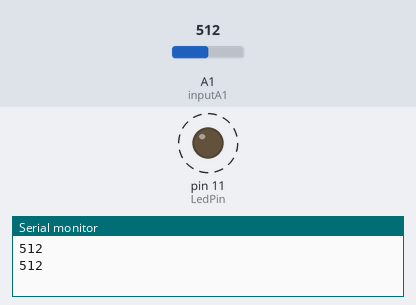
Bench run of a sketch on a simulated Arduino Uno, built with avr-gcc and run on an emulated ATmega328P. Shown: output pins drawn as LEDs (lit = HIGH), the last lines printed to the serial monitor. Dashed ring = blinking. The inputs (shaded band) are chosen by the test bench; at power-on: A1 (inputA1) = 512.

Above: at 1.9 s.
2.0 s: A1 (inputA1) set to 122
At 2.71 s:
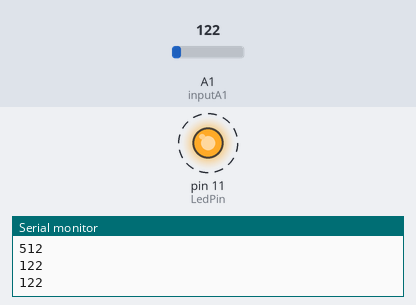
5.5 s: A1 (inputA1) set to 0
At 5.76 s:
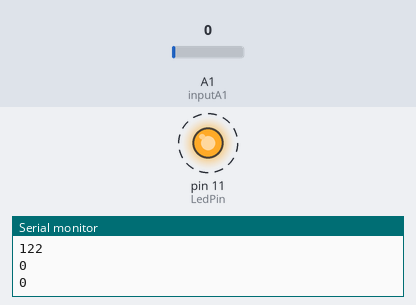
Timing chart, 0 to 15.0 s (numbered marks = the images above; inputs shaded):
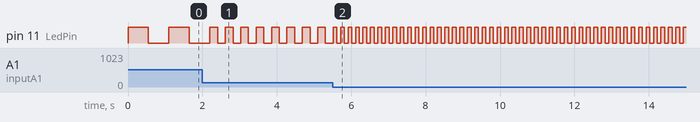

The sketch:

sketch_sep28b_284p_2.ino
```cpp
int LedPin = 11;
int inputA1 = A1;

void setup() {
  pinMode(LedPin, OUTPUT);
  pinMode(inputA1, INPUT);
  Serial.begin(9600);
}

void loop() {
  int a = analogRead(inputA1);

  Serial.println(a);

  int delaytime = map(a, 0, 1023, 100, 1000);

  digitalWrite(LedPin, HIGH);
  delay(delaytime);
  digitalWrite(LedPin, LOW);
  delay(delaytime);
}
```

Measured:
- after the input at 2.0 s, pin 11 (LedPin): alternates HIGH for 0.21 s and LOW for 0.21 s, starting after 0.41 s
- after the input at 5.5 s, pin 11 (LedPin): alternates HIGH for 0.10 s and LOW for 0.10 s, starting after 0.12 s
- by itself, pin 11 (LedPin): alternates HIGH for 0.55 s and LOW for 0.55 s
